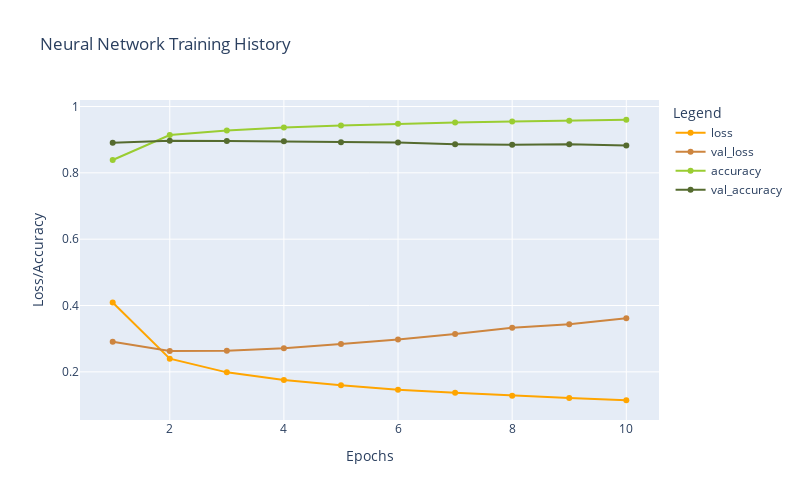

Notebook code cell kept with this figure:
### Code cell
plot_history(history2a)

### Figure 1 — Plotly figure (JSON) as saved in the notebook; plotly's stock layout.template omitted (floating-point values rounded to 4 significant figures)
{"data": [{"hovertemplate": "Legend=loss<br>Epochs=%{x}<br>Loss/Accuracy=%{y}<extra></extra>", "legendgroup": "loss", "line": {"color": "orange", "dash": "solid"}, "marker": {"symbol": "circle"}, "mode": "lines+markers", "name": "loss", "orientation": "v", "showlegend": true, "type": "scatter", "x": [1, 2, 3, 4, 5, 6, 7, 8, 9, 10], "xaxis": "x", "y": [0.4093, 0.2396, 0.1985, 0.1751, 0.1594, 0.1462, 0.1368, 0.1279, 0.1211, 0.1144], "yaxis": "y"}, {"hovertemplate": "Legend=val_loss<br>Epochs=%{x}<br>Loss/Accuracy=%{y}<extra></extra>", "legendgroup": "val_loss", "line": {"color": "peru", "dash": "solid"}, "marker": {"symbol": "circle"}, "mode": "lines+markers", "name": "val_loss", "orientation": "v", "showlegend": true, "type": "scatter", "x": [1, 2, 3, 4, 5, 6, 7, 8, 9, 10], "xaxis": "x", "y": [0.2906, 0.2627, 0.2632, 0.2714, 0.2841, 0.2975, 0.3138, 0.3327, 0.3438, 0.3618], "yaxis": "y"}, {"hovertemplate": "Legend=accuracy<br>Epochs=%{x}<br>Loss/Accuracy=%{y}<extra></extra>", "legendgroup": "accuracy", "line": {"color": "yellowgreen", "dash": "solid"}, "marker": {"symbol": "circle"}, "mode": "lines+markers", "name": "accuracy", "orientation": "v", "showlegend": true, "type": "scatter", "x": [1, 2, 3, 4, 5, 6, 7, 8, 9, 10], "xaxis": "x", "y": [0.8386, 0.9139, 0.9279, 0.9365, 0.9425, 0.9478, 0.9517, 0.9551, 0.9572, 0.9601], "yaxis": "y"}, {"hovertemplate": "Legend=val_accuracy<br>Epochs=%{x}<br>Loss/Accuracy=%{y}<extra></extra>", "legendgroup": "val_accuracy", "line": {"color": "darkolivegreen", "dash": "solid"}, "marker": {"symbol": "circle"}, "mode": "lines+markers", "name": "val_accuracy", "orientation": "v", "showlegend": true, "type": "scatter", "x": [1, 2, 3, 4, 5, 6, 7, 8, 9, 10], "xaxis": "x", "y": [0.8907, 0.897, 0.8962, 0.895, 0.892, 0.8912, 0.8862, 0.8846, 0.8863, 0.8828], "yaxis": "y"}], "layout": {"height": 500, "legend": {"title": {"text": "Legend"}, "tracegroupgap": 0}, "title": {"text": "Neural Network Training History"}, "width": 800, "xaxis": {"anchor": "y", "domain": [0, 1], "title": {"text": "Epochs"}}, "yaxis": {"anchor": "x", "domain": [0, 1], "title": {"text": "Loss/Accuracy"}}}}
